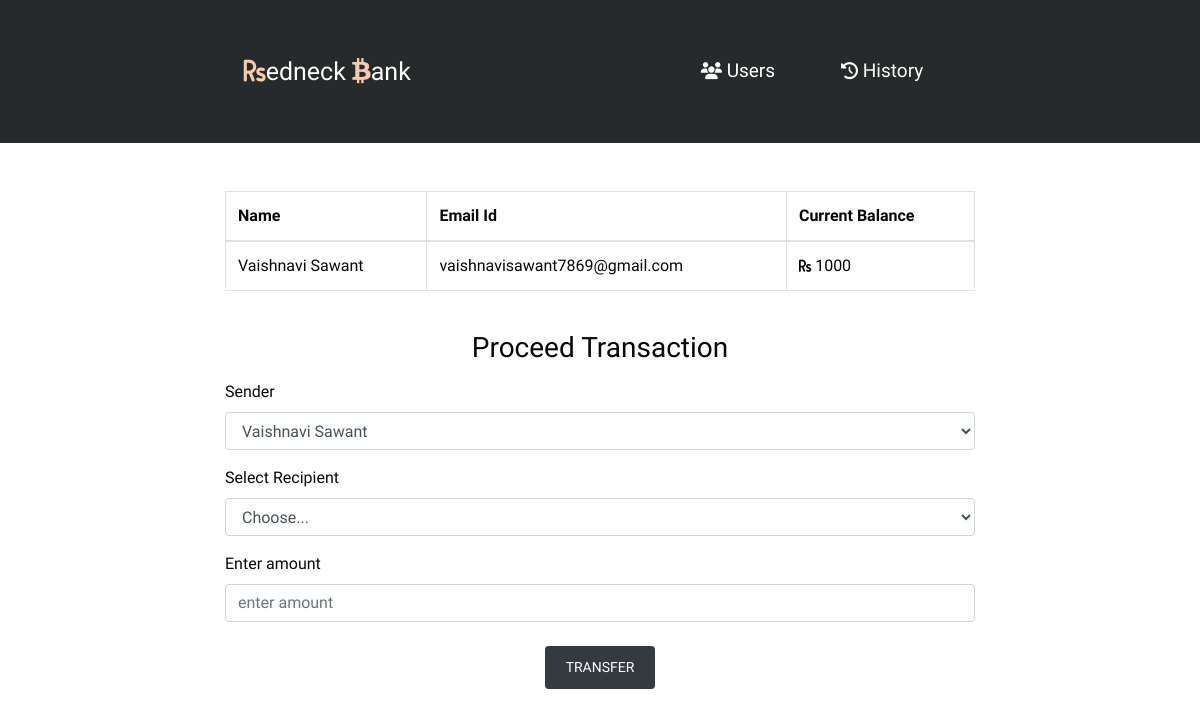
Before: /transfer/1 with the older database file.
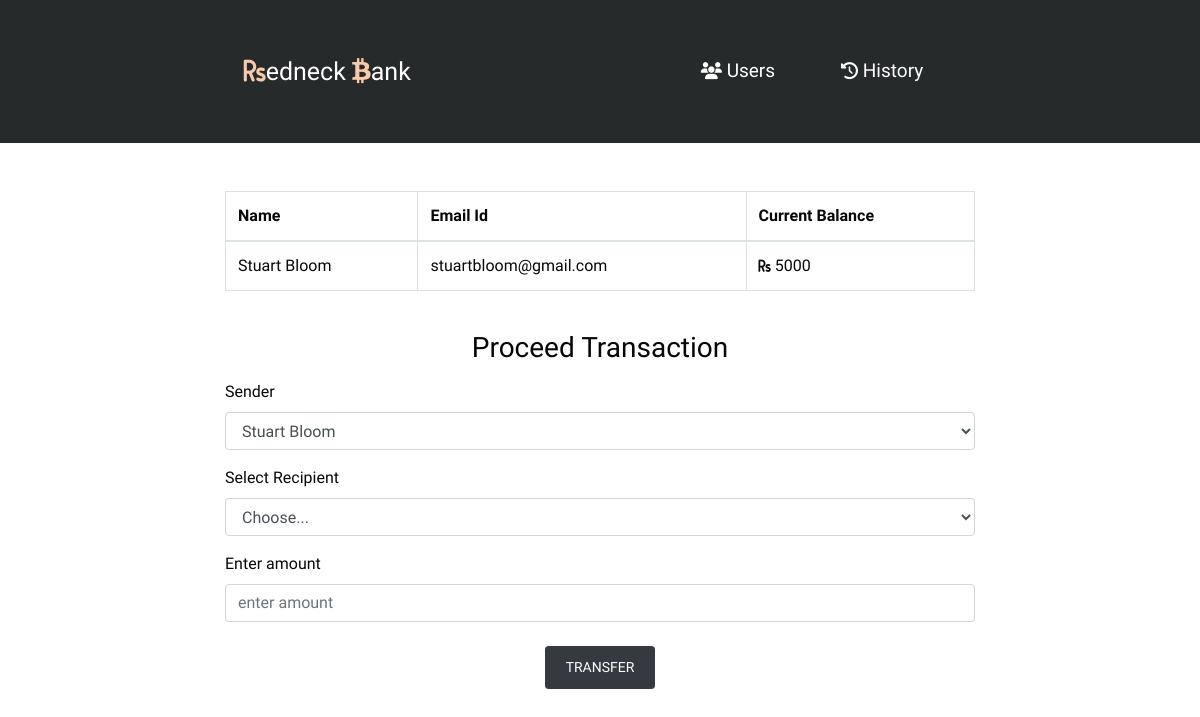
After: the same page with the newer database file.
### BS_APP/models.py (models this page shows, shortened)
class User(AbstractBaseUser, PermissionsMixin):
    full_name = models.CharField(max_length=255, null=True, blank=True)
    email = models.EmailField(_('email address'), unique=True)
    is_active = models.BooleanField(default=True)
    date_joined = models.DateTimeField(default=timezone.now)
    is_staff = models.BooleanField(default=False)
    current_balance = models.IntegerField( null=True, blank=True)
    USERNAME_FIELD = 'email'
    REQUIRED_FIELDS = []
    objects = CustomUserManager()

### BS_APP/views.py (the view)
# urls.py: path('transfer/<int:pk>',transfer),
def transfer(request, pk):
    user = User.objects.get(pk=pk)
    receiver = User.objects.all()
    return render(request, 'transfer.html',{"user":user,"receiver":receiver})

### BS_APP/templates/transfer.html (shortened to what this page needs)
{% extends 'base.html' %}{% load static %} {% block body %}
<div class="container mt-5">
  <div class="table-responsive table-hover">
    <table class="table table-bordered">
      <thead>
        <tr>
          <th scope="col">Name</th>
          <th scope="col">Email Id</th>
          <th scope="col">Current Balance</th>
        </tr>
      </thead>
      <tbody>
        <tr>
          <td>{{ user.full_name }}</td>
          <td>{{ user.email }}</td>
          <td>
            <i class="fas fa-rupee-sign rupee"></i> {{ user.current_balance }}
          </td>
        </tr>
      </tbody>
    </table>
  </div>
  <h3 class="text-center mb-3 mt-4">Proceed Transaction</h3>
  <form action="/add_transfer/" method="POST">
    <div class="form-group">
      <label for="Select1">Sender</label>
      <select class="form-control" id="Select1" name="sender">
        <option selected>{{user.full_name}}</option>
      </select>
    </div>
    <div class="form-group">
      <label for="Select2">Select Recipient</label>
      <select class="form-control" id="Select2" name="receiver">
        <option selected>Choose...</option>
      </select>
    </div>
    <div class="form-group">
      <label for="amount">Enter amount</label>
      <input
        type="number"
        class="form-control"
        id="amount"
        placeholder="enter amount"
        name="amount"
      />
    </div>
    <div class="text-center">
      <button type="submit" class="btn button my-2 btn-sm btn-dark view-user">
        TRANSFER
      </button>
    </div>
  </form>
</div>
{% endblock %}

Changed rows visible on the page:
changed User: full_name "Vaishnavi Sawant" → "Stuart Bloom"; email "vaishnavisawant7869@gmail.com" → "stuartbloom@gmail.com"; current_balance "1000" → "5000"; sender "Vaishnavi Sawant" → "Stuart Bloom"
